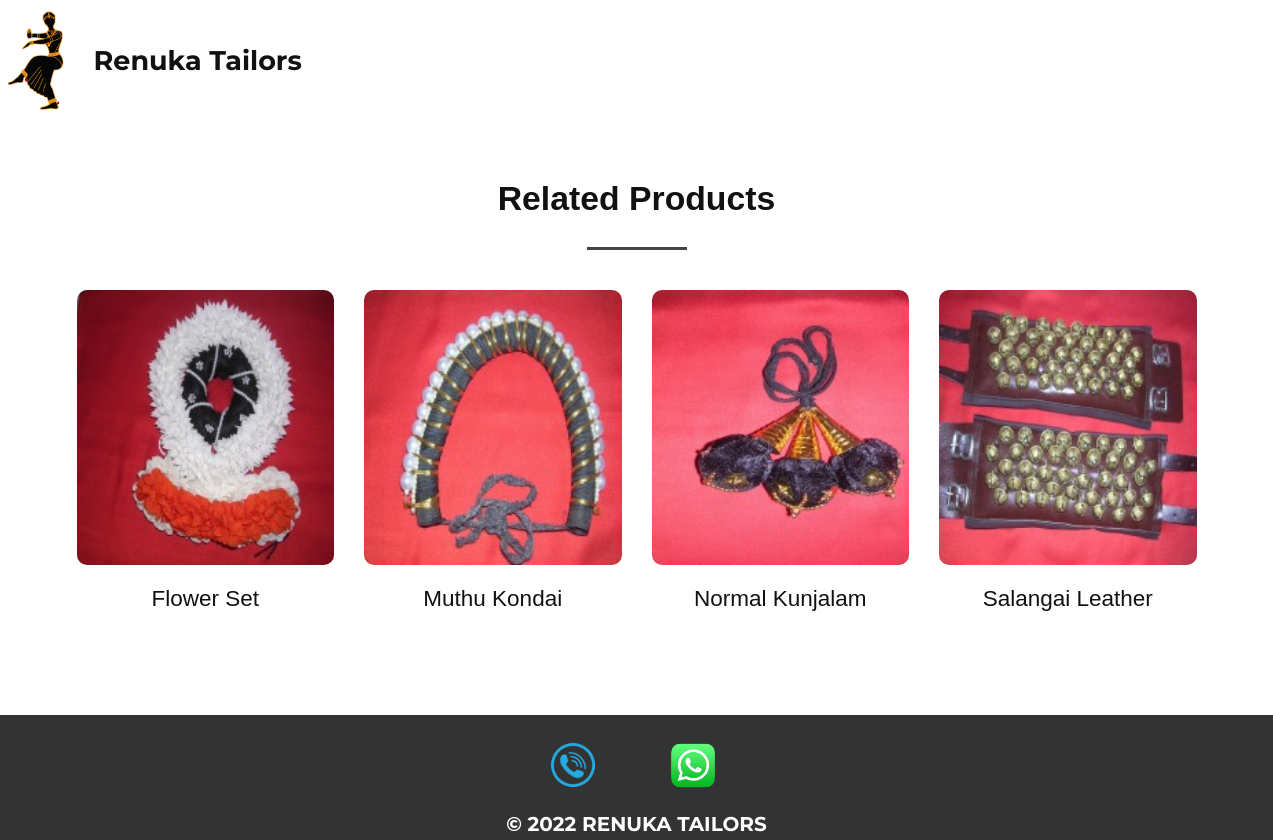
Screenshot of /accessories/ with the database file from the repository.
### client/models.py (models this page shows)
class accessories_display(models.Model):
    accessories_image=models.ImageField(upload_to="accesories_images", height_field=None, width_field=None, max_length=None)
    accessories_description=models.CharField(max_length=100, blank=False)
    accessories_detail=models.CharField(max_length=200, blank=False, default="accessories detailed description here")

### client/views.py (the view)
# urls.py: path('accessories/', accessories_view),
def accessories_view(request):
    accessories=accessories_display.objects.all()
    return render(request, "Accessories.html",{"accessories":accessories})

### client/templates/Accessories.html (shortened to what this page needs)
{% extends 'base.html' %}
{% block body %}
{% load static %}
<link rel="stylesheet" href="{% static 'Accessories.css' %}" media="screen">
    <section class="u-align-center u-clearfix u-section-1" id="carousel_2187">
      <div class="u-clearfix u-sheet u-sheet-1">
        <h2 class="u-custom-font u-font-ubuntu u-text u-text-default u-text-1">Related Products</h2>
        <div class="u-border-3 u-border-grey-dark-1 u-line u-line-horizontal u-line-1"></div>
        <div class="u-expanded-width u-list u-list-1">
          <div class="u-repeater u-repeater-1">
            {% for item in accessories %}
            <div class="u-container-style u-list-item u-repeater-item" id="parent">
              <div class="u-container-layout u-similar-container u-container-layout-4">
                <img src="{{ item.accessories_image.url }}" alt="accessories image" class="u-expanded-width u-image u-image-round u-radius-10 u-image-4" id="item.accessories_description" onclick="image_id('{{ item.accessories_image.url }}','{{ item.accessories_detail }}',this.id)">
                <h5 class="u-align-center u-custom-font u-font-ubuntu u-text u-text-default u-text-5">{{ item.accessories_description }}</h5>
              </div>
            </div>
            {% endfor %}
        </div>
      </div>
    </section>
    {% endblock body %}

### client/static/Accessories.css (style rules this page uses)
.u-section-1 .u-sheet-1 { min-height: 501px; }
.u-section-1 .u-text-1 { font-weight: 700; font-size: 1.875rem; margin: 60px auto 0; }
.u-section-1 .u-line-1 { width: 100px; height: 3px; margin: 30px auto 0 520px; }
.u-section-1 .u-list-1 { height: auto; margin: 30px auto 60px 0; }
.u-section-1 .u-repeater-1 { grid-template-columns: calc(25% - 7.5px) calc(25% - 7.5px) calc(25% - 7.5px) calc(25% - 7.5px); grid-gap: 10px 10px; min-height: 375px; }
.u-section-1 .u-container-layout-4 { padding: 10px; }
.u-section-1 .u-image-4 { height: 275px; margin: 0 auto 0 0; }
.u-section-1 .u-text-5 { margin: 20px auto 0; }

### rows the page displays
accessories_display: accessories_image (picture), accessories_description "Flower Set"
accessories_display: accessories_image (picture), accessories_description "Muthu Kondai"
accessories_display: accessories_image (picture), accessories_description "Normal Kunjalam"
accessories_display: accessories_image (picture), accessories_description "Salangai Leather"
